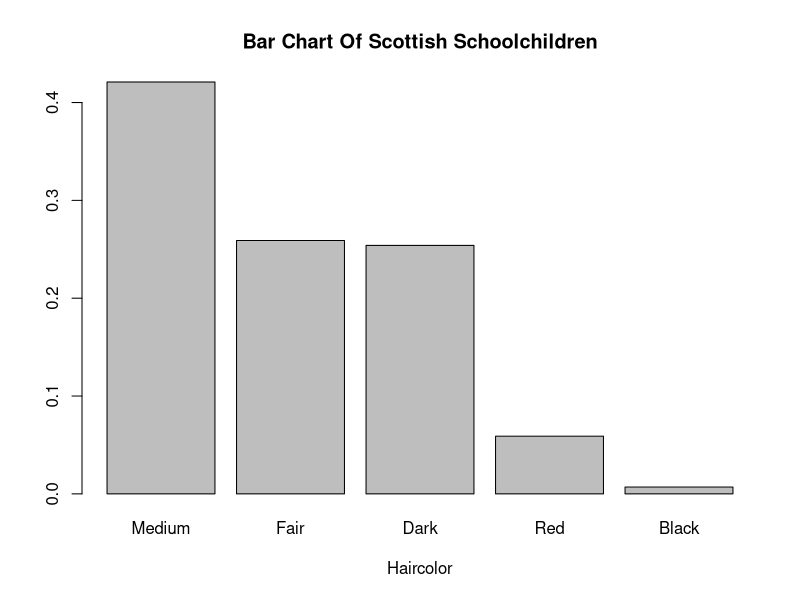

This chart was generated by the following R code:
#Page no. 208

head<-c("Medium","Fair","Dark","Red","Black")
count<-c(9418,5789,5678,1319,157)
p<-c(0.421,0.259,0.254,0.059,0.007)
data<-data.frame(head,count,p)
barplot(data$p,xlab = "Haircolor",main = "Bar Chart Of Scottish Schoolchildren",
        names.arg = data$head)
